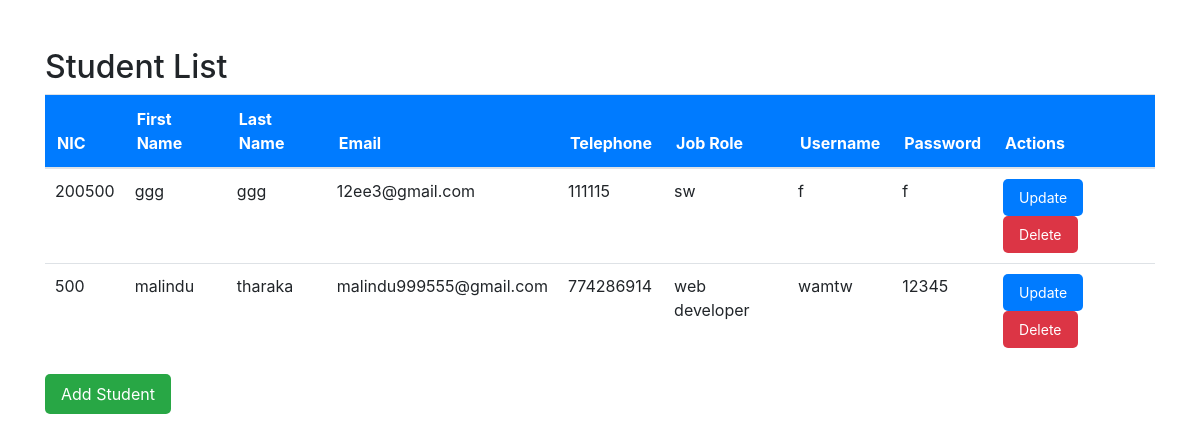
Screenshot of /student_list with the database file from the repository.
### dash/models.py (models this page shows, shortened)
class student(models.Model):
    stu_nic = models.CharField(max_length=15, primary_key=True, null=False)
    first_name = models.CharField(max_length=100)
    last_name = models.CharField(max_length=100)
    email = models.EmailField(max_length=255, unique=True)
    telephone = models.CharField(max_length=20)
    job_role = models.CharField(max_length=100)
    user_name = models.CharField(max_length=50)
    stu_password = models.CharField(max_length=50)

### stur/views.py (the view)
# urls.py: path('student_list', views.student_list, name='student_list'),
def student_list(request):
    students = student.objects.all()
    return render(request, 'student_list.html', {'students': students})

### stur/templates/student_list.html (shortened to what this page needs)
<!DOCTYPE html>
<html lang="en">
<head>
    <link rel="stylesheet" href="https://stackpath.bootstrapcdn.com/bootstrap/4.5.2/css/bootstrap.min.css">
</head>
<body>
    <div class="container mt-5">
        <h2>Student List</h2>
        <table class="table">
            <thead>
                <tr>
                    <th>NIC</th>
                    <th>First Name</th>
                    <th>Last Name</th>
                    <th>Email</th>
                    <th>Telephone</th>
                    <th>Job Role</th>
                    <th>Username</th>
                    <th>Password</th>
                    <th>Actions</th>
                </tr>
            </thead>
            <tbody>
                {% for student in students %}
                <tr>
                    <td>{{ student.stu_nic }}</td>
                    <td>{{ student.first_name }}</td>
                    <td>{{ student.last_name }}</td>
                    <td>{{ student.email }}</td>
                    <td>{{ student.telephone }}</td>
                    <td>{{ student.job_role }}</td>
                    <td>{{ student.user_name }}</td>
                    <td>{{ student.stu_password }}</td>
                    <td>
                        <a href="{% url 'student_update' student.stu_nic %}" class="btn btn-primary btn-sm">Update</a>
                        <form action="{% url 'student_delete' student.stu_nic %}" method="post" class="d-inline">
                            <button type="submit" class="btn btn-danger btn-sm" onclick="return confirm('Are you sure you want to delete this student?')">Delete</button>
                        </form>
                    </td>
                </tr>
                {% endfor %}
            </tbody>
        </table>
        <a href="{% url 'student_create' %}" class="btn btn-success">Add Student</a>
    </div>
</body>
</html>

### stur/templates/student_list.html (style rules this page uses)
.table { width: 100%; border-collapse: collapse; }
.table th { background-color: #007bff; color: #fff; padding: 12px; text-align: left; }
.table td { padding: 10px; }
.btn { padding: 8px 16px; border-radius: 5px; cursor: pointer; transition: background-color 0.3s ease; }
.btn-primary { background-color: #007bff; color: #fff; border: none; }
.btn-danger { background-color: #dc3545; color: #fff; border: none; }
.btn-success { background-color: #28a745; color: #fff; border: none; }

### rows the page displays
student: stu_nic "200500", first_name "ggg", last_name "ggg", email "12ee3@gmail.com", telephone "111115", job_role "sw", user_name "f", stu_password "f"
student: stu_nic "500", first_name "malindu", last_name "tharaka", email "malindu999555@gmail.com", telephone "774286914", job_role "web developer", user_name "wamtw", stu_password "12345"
